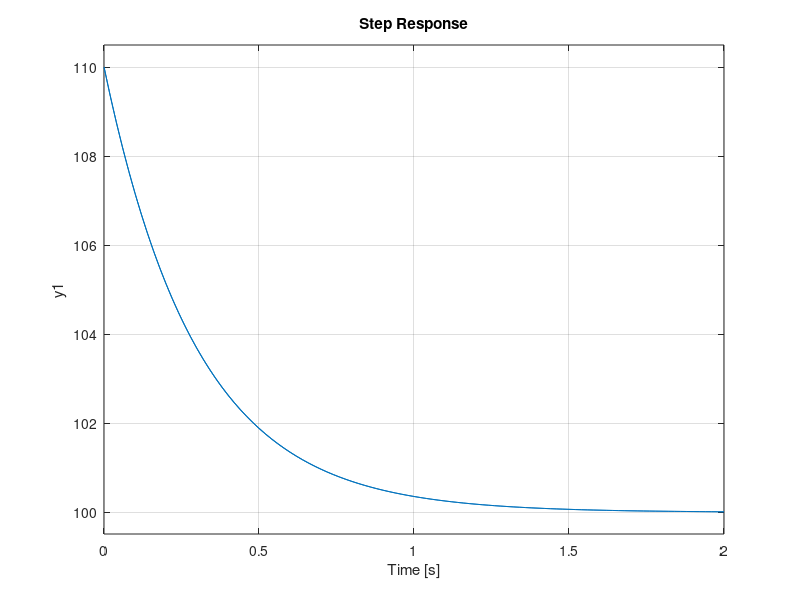
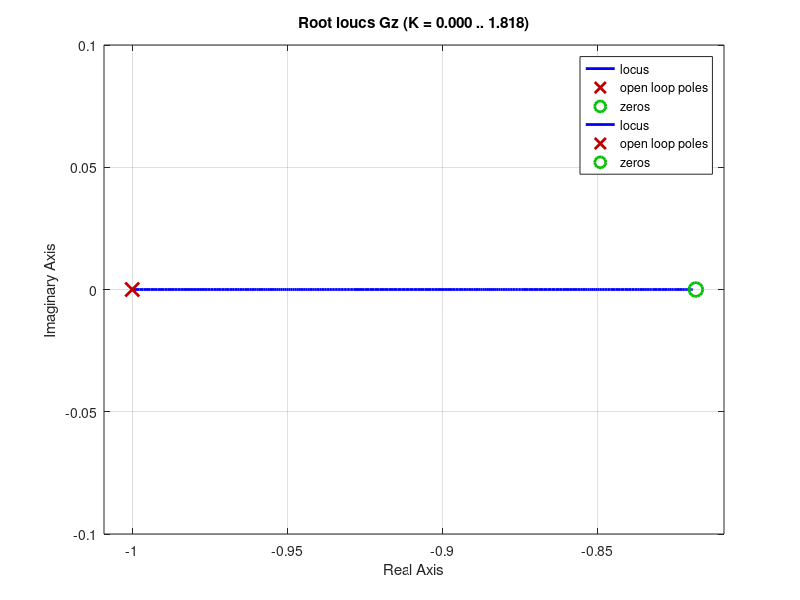

Write the MATLAB code that produced these figures, in order.
clc;
clear;
close all;

s = tf('s');
%%
Gs = 100 + 3*s/(0.3*s+1);
Dc = dcgain(Gs);

T = 1/1000; % Arbitrary
z = tf('z',T);

%%
Gz = 100 + 3*((z-1)/T)/(0.3*((z-1)/T)+1);
figure
step(Gs)
hold on
step(Gz)

%%
T = 1e-4;
z = tf('z',T);
Gz = 100 + 3*((z-1)/T)/(0.3*((z-1)/T)+1);
T = 1e-4;
figure
rlocus(Gz)
hold on
T = 6/10;
z = tf('z',T);
Gz = 100 + 3*((z-1)/T)/(0.3*((z-1)/T)+1);
rlocus(Gz)

%%
Dc = dcgain(Gz);
